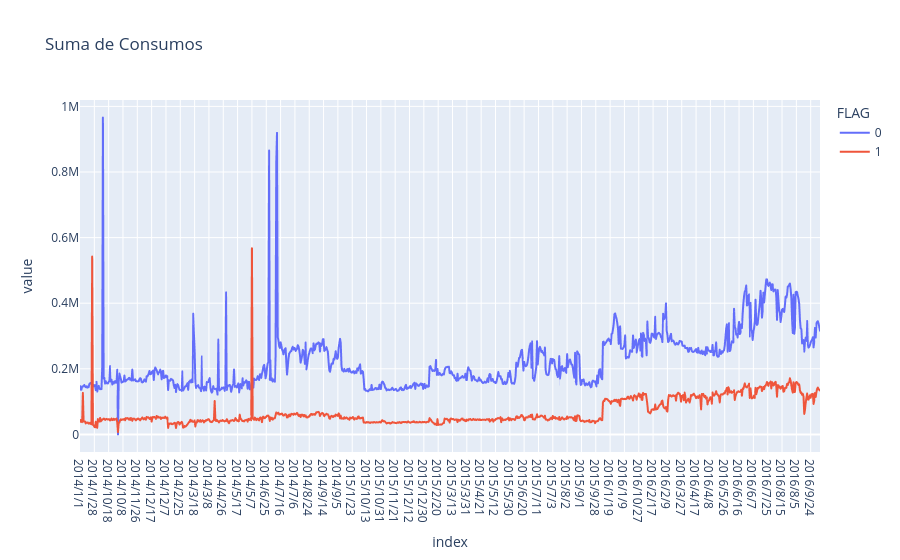

Notebook cell for this chart:
### Code cell
'''
Para visualizar el comportamiento por los periodos se debe hacer un pivot de la tabla;
este paso se peude realizar sin la necesidad de reemplazar o eliminar los NaN.
'''

#Guardamos el nombre las columnas
col = df.iloc[:, 2:].columns

#Grafico 1. Suma de consumos - Lineas
px.line(data_frame = df.pivot_table(
    columns="FLAG",
    values=col,
    aggfunc="sum"
), title='Suma de Consumos')

### Figure 1 — Plotly figure (JSON) as saved in the notebook; plotly's stock layout.template omitted (floating-point values rounded to 4 significant figures; data arrays with more than 128 entries replaced by an {"elided": "..."} marker saying what was removed)
{"data": [{"hovertemplate": "FLAG=0<br>index=%{x}<br>value=%{y}<extra></extra>", "legendgroup": "0", "line": {"color": "#636efa", "dash": "solid"}, "marker": {"symbol": "circle"}, "mode": "lines", "name": "0", "showlegend": true, "type": "scattergl", "x": {"elided": "1034 str values"}, "xaxis": "x", "y": {"elided": "1034 float values"}, "yaxis": "y"}, {"hovertemplate": "FLAG=1<br>index=%{x}<br>value=%{y}<extra></extra>", "legendgroup": "1", "line": {"color": "#EF553B", "dash": "solid"}, "marker": {"symbol": "circle"}, "mode": "lines", "name": "1", "showlegend": true, "type": "scattergl", "x": {"elided": "1034 str values"}, "xaxis": "x", "y": {"elided": "1034 float values"}, "yaxis": "y"}], "layout": {"legend": {"title": {"text": "FLAG"}, "tracegroupgap": 0}, "title": {"text": "Suma de Consumos"}, "xaxis": {"anchor": "y", "domain": [0, 1], "title": {"text": "index"}}, "yaxis": {"anchor": "x", "domain": [0, 1], "title": {"text": "value"}}}}
